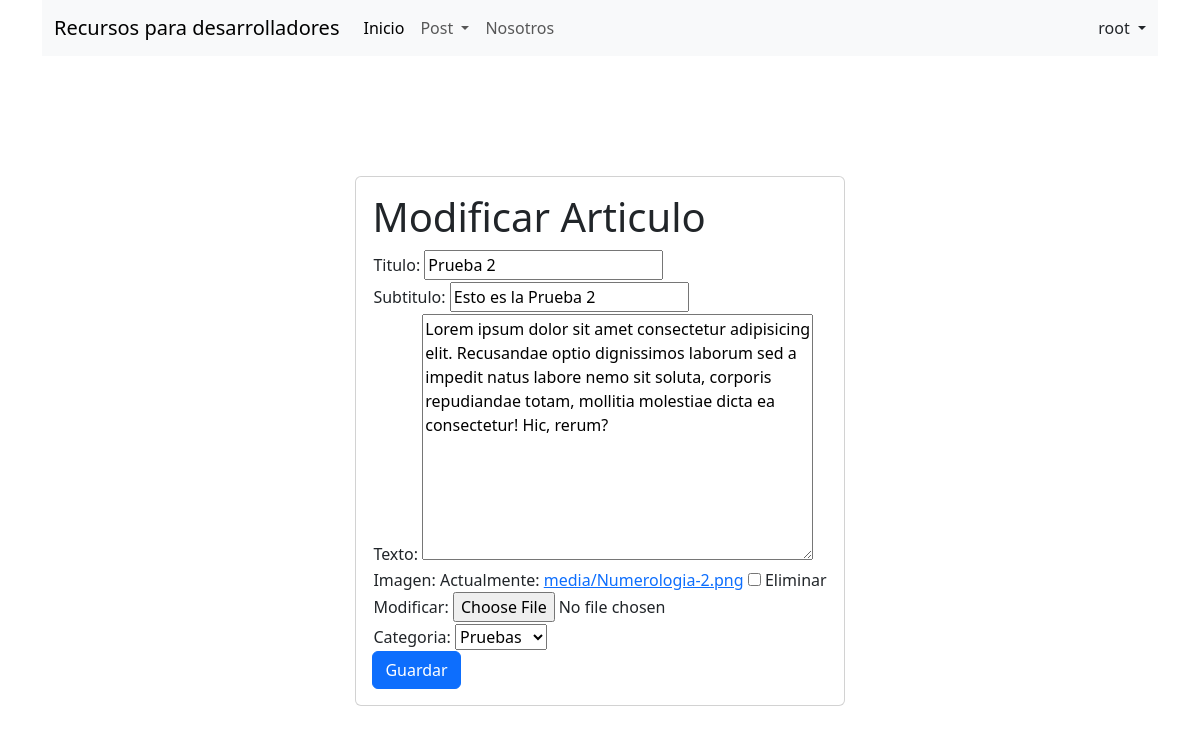
The app's page /articulos/actualizar_articulo/2 (signed in) with its own data.
### apps/blog_auth/models.py (models this page shows, shortened)
class Usuario(AbstractUser):
    imagen = models.ImageField(null=True, blank=True,upload_to='usuario', default='usuario/user-default.png')

### apps/post/models.py (models this page shows, shortened)
class Articulo(models.Model):
    titulo = models.CharField(max_length=50, null=False)
    subtitulo = models.CharField(max_length=100, null=False, blank=True)
    fecha = models.DateTimeField(auto_now_add=True)
    texto = models.TextField(null=False)
    activo = models.BooleanField(default=True)
    categoria = models.ForeignKey(Categoria, on_delete=models.SET_NULL, null=True, default='Sin categoria')
    imagen = models.ImageField(null=True, blank=True, upload_to='media', default='static/post_default.png')
    publicado = models.DateTimeField(default=timezone.now)
    class Meta:
        ordering = ('-publicado',)

### apps/post/views.py (the view)
# urls.py: path('actualizar_articulo/<int:pk>', ActualizarArticulo.as_view(), name = 'actualizar_articulo'),
class ActualizarArticulo(UpdateView):
    model = Articulo
    template_name = 'articulos/actualizar_articulo.html'
    fields = ['titulo','subtitulo','texto','categoria','imagen']
    success_url = reverse_lazy('apps.post:listar_articulos')

### apps/post/models.py (called while the page is built)
    def __str__(self):
        return self.nombre

### templates/articulos/actualizar_articulo.html (shortened to what this page needs)
{% extends 'base.html' %}
{% load static %}
{% block contenido %}
    <form action="" method="POST" enctype="multipart/form-data">
        <div class="card-container">
            <div class="card" style="width: auto;">
                <div class="card-body">
                    <h1>Modificar Articulo</h1>
                    <table>
                        <form action="">
                            <tr>
                                <td>
                                    Titulo: {{form.titulo}}
                                </td>
                            </tr>
                            <tr>
                                <td>
                                    Subtitulo: {{form.subtitulo}}
                                </td>
                            </tr>
                            <tr>
                                <td>
                                    Texto: {{form.texto}}
                                </td>
                            </tr>
                            <tr>
                                <td>
                                    Imagen: {{form.imagen}}
                                </td>
                            </tr>
                            <tr>
                                <td>
                                    Categoria: {{form.categoria}}
                                </td>
                            </tr>
                        </form>
                    </table>
                    <input type="submit" class="btn btn-primary" value="Guardar">
                </div>
            </div>
        </div>
    </form>
{% endblock %}

### templates/base.html (shortened to what this page needs)
{% load static %}
<!DOCTYPE html>
<html lang="en">
<head>
    <link href="https://cdn.jsdelivr.net/npm/bootstrap@5.3.3/dist/css/bootstrap.min.css" rel="stylesheet">
    <link rel="stylesheet" href="{% static 'css/estilos.css'%}">
</head>
<body>
    <div class="container">
        <center>
            {% block navegacion %}
            <nav class="navbar navbar-expand-lg bg-body-tertiary">
                <div class="container-fluid">
                  <a class="navbar-brand" href="{% url 'index' %}">Recursos para desarrolladores</a>
                  <div class="collapse navbar-collapse" id="navbarSupportedContent">
                    <ul class="navbar-nav me-auto mb-2 mb-lg-0">
                      <li class="nav-item">
                        <a class="nav-link active" aria-current="page" href="{% url 'index' %}">Inicio</a>
                      </li>
                      <li class="nav-item">
                        <li class="nav-item dropdown">
                          <a class="nav-link dropdown-toggle" href="#" role="button" data-bs-toggle="dropdown" aria-expanded="false">
                            Post
                          </a>
                        </li>
                    </li>
                      <li class="nav-item">
                        <a class="nav-link" href="/acerca_de">Nosotros</a>
                      </li>
                    </ul>
                    {% if user.is_authenticated %}
                      <li class="nav-item dropdown">
                        <a class="nav-link dropdown-toggle" href="#" role="button" data-bs-toggle="dropdown" aria-expanded="false">
                          {{ user.username }}
                        </a>
                        </li>
                        {% endif %}
                      </div>
                    </div>
                  </nav>
                {% endblock %}
        </center>
    </div>
    <div class="container">
        {% block contenido %}
        {% endblock %}
    </div>
</body>
</html>

### static/css/estilos.css (style rules this page uses)
.dropdown { display: inline-block; position: relative; }
.card-container { display: flex; justify-content: center; flex-wrap: wrap; margin-top: 100px; }
.card { width: 325; overflow: hidden; margin: 20px; }

### records on screen
Usuario: username "root"
Articulo: titulo "Prueba 2", subtitulo "Esto es la Prueba 2", texto "Lorem ipsum dolor sit amet consectetur adipisicing elit. Recusandae optio dignissimos laborum sed a impedit natus labore nemo sit soluta, corporis repudiandae totam, mollitia molestiae dicta ea consectetur! Hic, rerum?", categoria "Pruebas"
